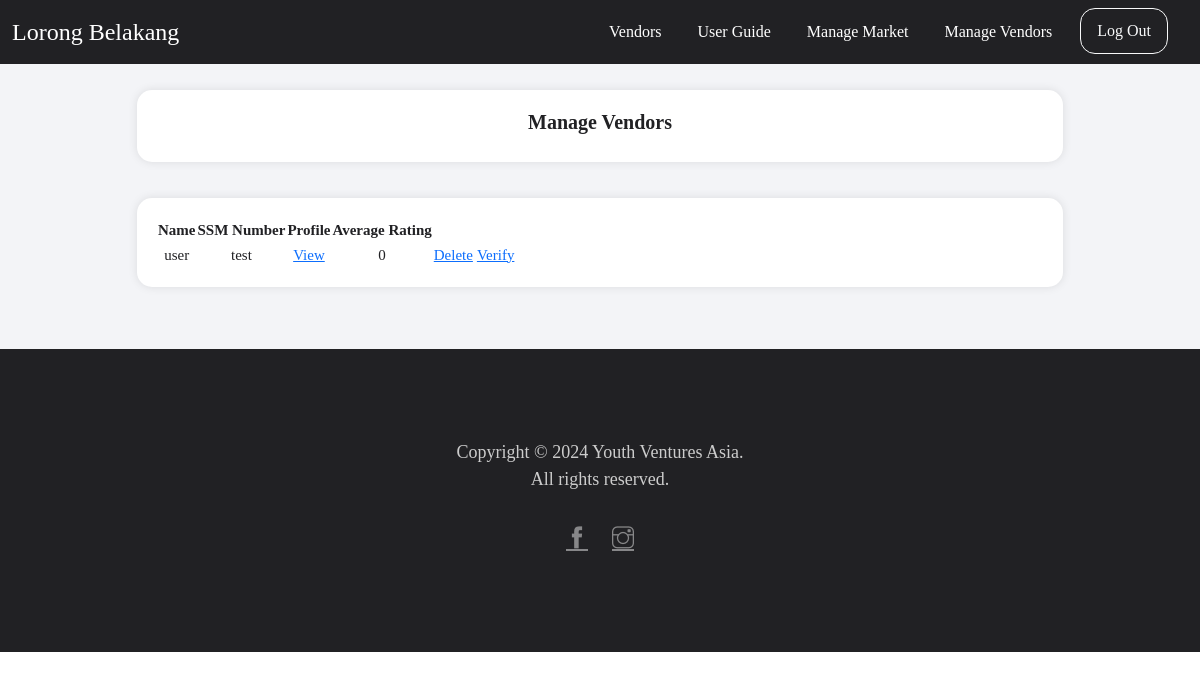
Page /manage_vendor/ (signed in) on the earlier database version.
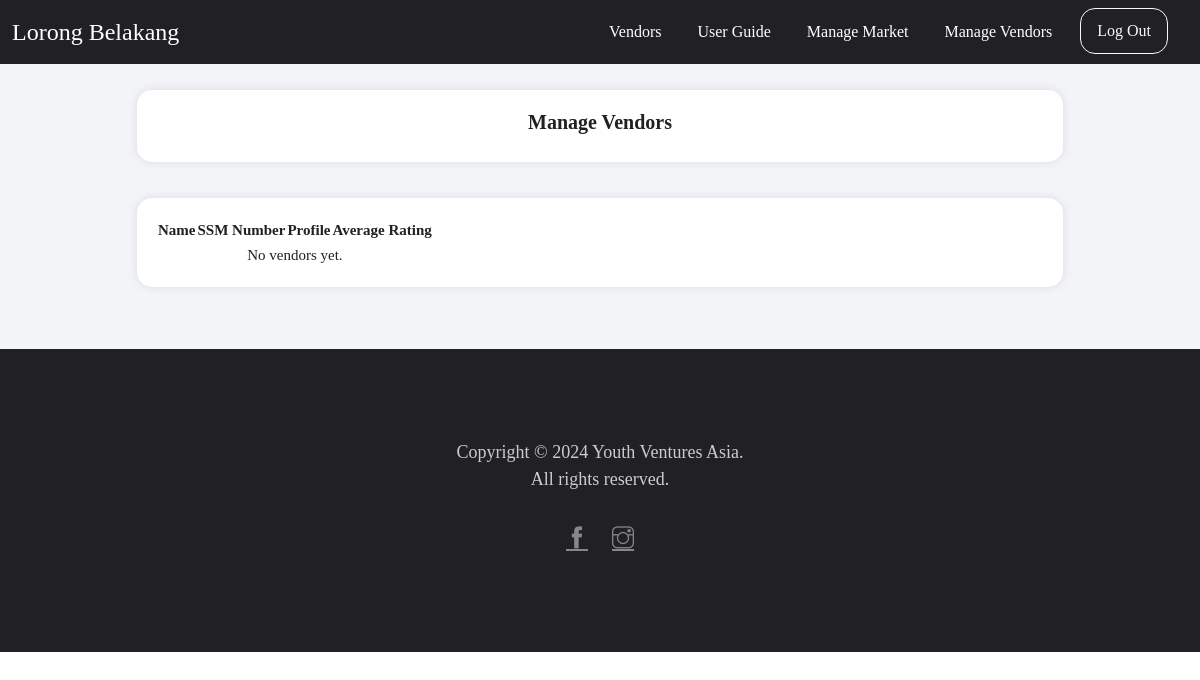
Same page on the later database version.
### vendors/models.py (models this page shows, shortened)
class Vendor(models.Model):
    PRODUCT_TYPE_CHOICES = [
        ("F&B", "F&B"),
        ("Non-F&B", "Non-F&B"),
    ]
    name = models.CharField(max_length=255)
    phone_number = models.CharField(max_length=10, blank=True, null=True, default=None)
    social_media_alias = models.CharField(
        max_length=255, blank=True, null=True, default=None
    )
    ssm_no = models.CharField(max_length=255, blank=True, null=True, default=None)
    product_name = models.CharField(max_length=255, blank=True, null=True, default=None)
    product_type = models.CharField(
        max_length=20,
        choices=PRODUCT_TYPE_CHOICES,
        blank=True,
        null=True,
        default=None,
    )
    product_picture = models.ImageField(
        upload_to="product_pictures/",
        blank=True,
        null=True,
        default="product_pictures/default.png",
    )
    menu = models.FileField(upload_to="menus/", blank=True, null=True, default=None)
    user = models.OneToOneField(
        "auth.User", on_delete=models.CASCADE, blank=True, null=True, default=None
    )
    description = models.TextField(blank=True, null=True, default=None)
    verified = models.BooleanField(default=False)
    def average_rating(self):
        average_rating = self.rating_set.aggregate(avg_rating=Avg("rating"))[
            "avg_rating"
        ]
        if average_rating is not None:
            return round(average_rating * 20, 1)
        return 0

### vendors/views.py (the view)
# urls.py: path("manage_vendor/", views.manage_vendor, name="manage_vendor"),
@login_required(login_url="login")
@permission_required("is_superuser")
def manage_vendor(request):
    vendors = Vendor.objects.all()
    return render(request, "manage_vendors.html", {"vendors": vendors})

### vendors/templates/manage_vendors.html
{% extends 'main.html' %} {% load static %} {% block content %}
<section class="light-bg company-details_wrap">
  <div class="container">
    <div class="row justify-content-center">
      <div class="col-md-10 responsive-wrap">
        <div class="register-wrap">
          <div class="register">
            <h5>Manage Vendors</h5>
          </div>
        </div>
        <div class="register-wrap mt-4">
          <div class="register form">
            <table>
              <tr>
                <th>Name</th>
                <th>SSM Number</th>
                <th>Profile</th>
                <th>Average Rating</th>
              </tr>
              {% for vendor in vendors %}
              <tr>
                <td>{{ vendor.name }}</td>
                <td>{{ vendor.ssm_no }}</td>
                <td>
                  <a href="{% url 'vendor_detail' vendor.pk %}">View</a>
                </td>
                <td>{{ vendor.average_rating }}</td>
                <td>
                  <a href="{% url 'delete_vendor' vendor.pk %}">Delete</a>
                </td>
                <td>{% if vendor.verified %} Verified</td>
                <td>
                  <a href="{% url 'weekly_vendor' vendor.pk %}"
                    >Select as Vendor of the Week</a
                  >
                </td>
                {% else %}
                <td>
                  <a href="{% url 'verify_vendor' vendor.pk %}">Verify</a>
                </td>
              </tr>
              {% endif %} {% empty %}
              <tr>
                <td colspan="4">No vendors yet.</td>
              </tr>
              {% endfor %}
            </table>
          </div>
        </div>
      </div>
    </div>
  </div>
</section>
{% endblock %}

Differences in the rows shown:
removed Vendor: name "user", ssm_no "test", average_rating "0", verified "Verify"
Other differences:
text now shown: "No vendors yet."
